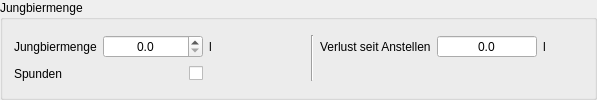
         <widget class="QGroupBox" name="groupBox_8">
          <property name="title">
           <string>Jungbiermenge</string>
          </property>
          <layout class="QGridLayout" name="gridLayout_16">
           <property name="verticalSpacing">
            <number>4</number>
           </property>
           <item row="0" column="5">
            <widget class="QLabel" name="label_2">
             <property name="text">
              <string>Verlust seit Anstellen</string>
             </property>
            </widget>
           </item>
           <item row="3" column="0">
            <spacer name="horizontalSpacer_7">
             <property name="orientation">
              <enum>Qt::Horizontal</enum>
             </property>
             <property name="sizeHint" stdset="0">
              <size>
               <width>40</width>
               <height>0</height>
              </size>
             </property>
            </spacer>
           </item>
           <item row="0" column="2">
            <widget class="QLabel" name="label_82">
             <property name="minimumSize">
              <size>
               <width>40</width>
               <height>0</height>
              </size>
             </property>
             <property name="text">
              <string>l</string>
             </property>
            </widget>
           </item>
           <item row="1" column="0">
            <widget class="QLabel" name="label_171">
             <property name="text">
              <string>Spunden</string>
             </property>
            </widget>
           </item>
           <item row="1" column="1">
            <widget class="QCheckBox" name="cbSpunden">
             <property name="toolTip">
              <string>&lt;html&gt;&lt;head/&gt;&lt;body&gt;&lt;p&gt;Wird das Feld &lt;span style=&quot; font-weight:600;&quot;&gt;Spunden&lt;/span&gt; angehakt, berechnet der Kleinen Brauhelfer keine Zucker- oder Speisegabe und blendet die entsprechenden Felder aus.&lt;/p&gt;&lt;p&gt;Unter Spunden wird die Karbonisierung mit CO₂ auf Gebinde wie Fässer oder Kegs verstanden.&lt;/p&gt;&lt;p&gt;Durch das auf den gewünschten Druck einstellbare Spundungsventil ist keine exkate Berechnung von Zucker oder Speise nötig. Oft wird gespundetes Bier mit einer Gasflasche zusätzlich zwangskarbonisiert.&lt;/p&gt;&lt;/body&gt;&lt;/html&gt;</string>
             </property>
             <property name="layoutDirection">
              <enum>Qt::RightToLeft</enum>
             </property>
            </widget>
           </item>
           <item row="0" column="0">
            <widget class="QLabel" name="label_81">
             <property name="text">
              <string>Jungbiermenge</string>
             </property>
            </widget>
           </item>
           <item row="0" column="7">
            <widget class="QLabel" name="label_85">
             <property name="minimumSize">
              <size>
               <width>40</width>
               <height>0</height>
              </size>
             </property>
             <property name="text">
              <string>l</string>
             </property>
            </widget>
           </item>
           <item row="3" column="5">
            <spacer name="horizontalSpacer_9">
             <property name="orientation">
              <enum>Qt::Horizontal</enum>
             </property>
             <property name="sizeHint" stdset="0">
              <size>
               <width>40</width>
               <height>0</height>
              </size>
             </property>
            </spacer>
           </item>
           <item row="0" column="1">
            <widget class="DoubleSpinBoxSud" name="tbJungbiermengeAbfuellen">
             <property name="minimumSize">
              <size>
               <width>100</width>
               <height>0</height>
              </size>
             </property>
             <property name="toolTip">
              <string>&lt;html&gt;&lt;head/&gt;&lt;body&gt;&lt;p&gt;Die &lt;span style=&quot; font-weight:600;&quot;&gt;Jungbiermenge&lt;/span&gt; bezeichnet die Menge an Bier nach dem Abfüllen und dem Abtrennen der Hefe und anderer Zutaten während des Gärverlaufs.&lt;/p&gt;&lt;p&gt;Die Jungbiermenge ist zudem ein Indikator für die Sudhausarbeit und die korrekte Umsetzung und Berechnung aller Schritte im Brauprozess.&lt;/p&gt;&lt;/body&gt;&lt;/html&gt;</string>
             </property>
             <property name="alignment">
              <set>Qt::AlignCenter</set>
             </property>
             <property name="decimals">
              <number>1</number>
             </property>
             <property name="minimum">
              <double>0.000000000000000</double>
             </property>
             <property name="maximum">
              <double>9999.000000000000000</double>
             </property>
             <property name="singleStep">
              <double>0.100000000000000</double>
             </property>
            </widget>
           </item>
           <item row="0" column="3">
            <widget class="QLabel" name="label_79">
             <property name="minimumSize">
              <size>
               <width>50</width>
               <height>0</height>
              </size>
             </property>
             <property name="maximumSize">
              <size>
               <width>50</width>
               <height>16777215</height>
              </size>
             </property>
            </widget>
           </item>
           <item row="0" column="6">
            <widget class="DoubleSpinBox" name="tbJungbierVerlust">
             <property name="minimumSize">
              <size>
               <width>100</width>
               <height>0</height>
              </size>
             </property>
             <property name="toolTip">
              <string>&lt;html&gt;&lt;head/&gt;&lt;body&gt;&lt;p&gt;Hier berechnet der Kleine Brauhelfer den &lt;span style=&quot; font-weight:600;&quot;&gt;Bierverlust&lt;/span&gt; nach dem Abfüllen auf das Reife- oder Gärgefäß.&lt;/p&gt;&lt;p&gt;Der Wert berechnet sich anhand der verfügbaren Speisemenge.&lt;/p&gt;&lt;p&gt;Ferner ist der Wert durch Hefe oder Hopfen in der Nachgärung beeinflusst, aber auch durch die entnommene Speisemenge.&lt;/p&gt;&lt;/body&gt;&lt;/html&gt;</string>
             </property>
             <property name="alignment">
              <set>Qt::AlignCenter</set>
             </property>
             <property name="readOnly">
              <bool>true</bool>
             </property>
             <property name="buttonSymbols">
              <enum>QAbstractSpinBox::NoButtons</enum>
             </property>
             <property name="decimals">
              <number>1</number>
             </property>
             <property name="minimum">
              <double>-9999.000000000000000</double>
             </property>
             <property name="maximum">
              <double>9999.000000000000000</double>
             </property>
             <property name="singleStep">
              <double>0.100000000000000</double>
             </property>
            </widget>
           </item>
           <item row="0" column="4" rowspan="2">
            <widget class="Line" name="line_10">
             <property name="orientation">
              <enum>Qt::Vertical</enum>
             </property>
            </widget>
           </item>
          </layout>
         </widget>
